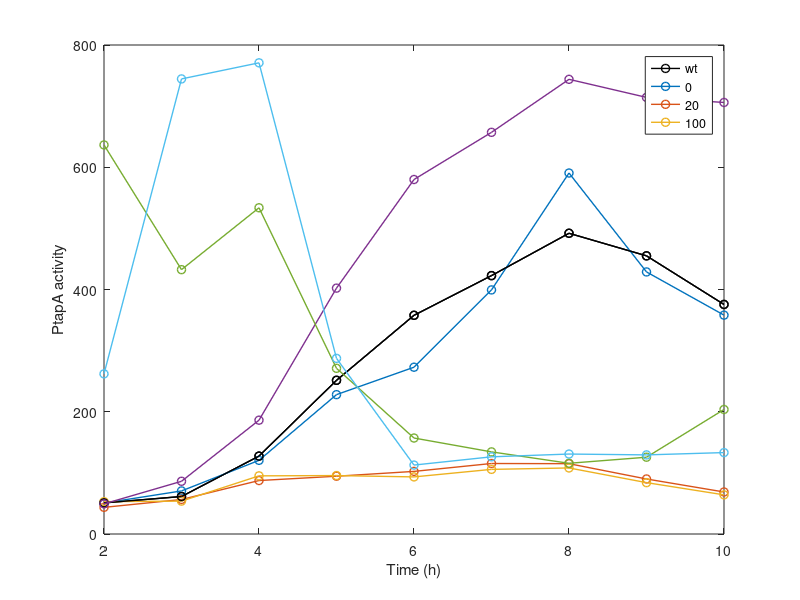

Reproduce this figure in MATLAB.
os0=[50.64102564	70.45454545	120.4878049	228.0071813	272.8662873	399.344692	590.5511811	428.7531807	358.0729167	];
os20=[43.58974359	56.43939394	87.45644599	94.52423698	102.4182077	115.3342071	115.048119	90.01272265	68.75];
os50=[47.43589744	48.86363636	93.49593496	123.2794734	123.8738739	163.0078637	158.1364829	112.4893978	94.18402778];
os100=[52.88461538	53.78787879	95.12195122	95.60143627	93.40919867	105.7230232	108.0489939	84.04898219	64.0625	];
wt=[50.87 61.32 127.45 251.42 357.76 422.72 491.99 455.08 375.53 319.04];
oa0=[49.30 86.22 186.22 402.23 579.95 657.10 743.85 714.29 705.99 ];
oa20=[636.5113759	432.4817518	533.7301587	271.0508003	157.0127985	134.3634531	115.6910818	125.6203474	203.7275064];
oa50=[1017.605634	771.2895377	771.8253968	368.8239388	118.4605489	66.59388646	44.15670651	38.92679901	77.12082262];
oa100=[261.971831	744.5255474	770.8333333	287.3173278	112.7787307	126.2736536	130.810093	129.4199752	133.1940874];


%%

t=2:10;

set(0, 'DefaultLineLineWidth', 1);
plot(t,wt(1:9),'ko-');hold on;plot(t,os0,'o-');hold on;plot(t,os20,'o-');hold on;plot(t,os100,'o-');
legend('wt','0','20','100')
xlabel('Time (h)')
ylabel('PtapA activity')

%%
t=2:10;

plot(t,wt(1:9),'ko-');hold on;plot(t,oa0,'o-');hold on;
plot(t,oa20,'o-');hold on;plot(t,oa100,'o-');
legend('wt','0','20','100')
xlabel('Time (h)')
ylabel('PtapA activity')